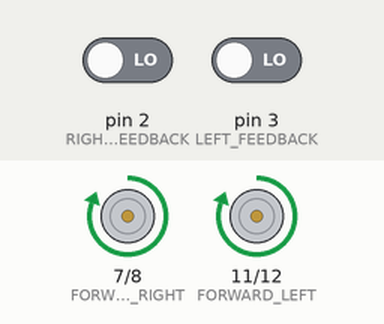
Simulated run of this sketch. Board: Arduino Uno, built with avr-gcc and run on an emulated ATmega328P. Parts: motor-driver pin pairs drawn as motors (green arrow = first pin HIGH = forward, orange = second pin HIGH = backward, longer = more drive, scaled by the enable pin). The test bench sets the inputs (shaded band); at power-on: pin 2 (RIGHT_FEEDBACK) LOW, pin 3 (LEFT_FEEDBACK) LOW. What the sketch prints to the serial monitor is not drawn.

Above: at 2.5 s.
At 7.0 s:
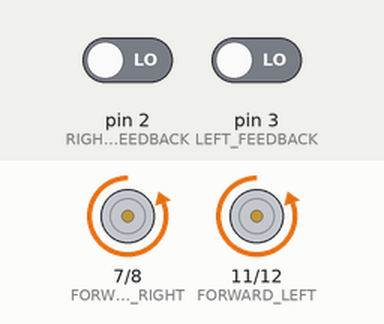
At 10.5 s:
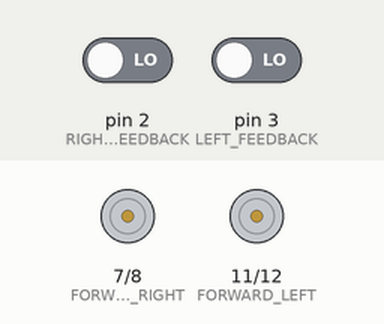
Timing chart, 0 to 16.9 s (numbered marks = the images above):
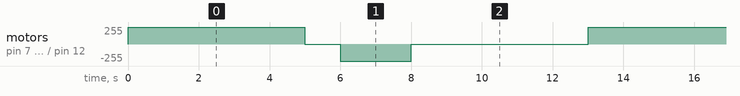

Measured:
- by itself, motor on pin 7 (FORWARD_RIGHT) / pin 8 (REVERSE_RIGHT), motor on pin 11 (FORWARD_LEFT) / pin 12 (REVERSE_LEFT): repeats every 13.0 s: stopped 1.0 s, backward 255/255 2.0 s, stopped 5.0 s, forward 255/255 5.0 s

The sketch:

story4.ino
```cpp
const int REVERSE_LEFT = 12;
const int FORWARD_LEFT = 11;
const int ENABLE_LEFT = 10;
const int ENABLE_RIGHT = 9;
const int REVERSE_RIGHT = 8;
const int FORWARD_RIGHT = 7;

const int RIGHT_FEEDBACK = 2;
const int LEFT_FEEDBACK = 3;

volatile int leftCounter = 0;
volatile int rightCounter = 0;


void setup()
{
  SetupPins(); // Setup the pins

  Serial.begin(115200);

  attachInterrupt(digitalPinToInterrupt(LEFT_FEEDBACK), LeftMotorISR, RISING);
  attachInterrupt(digitalPinToInterrupt(RIGHT_FEEDBACK), RightMotorISR, RISING);
}

void loop()
{
  EnableMotors();

  Forward();
  delay(1000 * 5); // Wait for 5 seconds
  Brake();
  delay(1000); // Wait for 1 second
  Reverse();
  delay(1000 * 2); // Wait for 2 seconds
  Brake();

  DisableMotors();
  delay(1000 * 5);

  // Move the Rover forward 2 meters


  Serial.print("Left Counter: ");
  Serial.println(leftCounter);

  Serial.print("Right Counter: ");
  Serial.println(rightCounter);
}

void SetupPins(){
  pinMode(REVERSE_LEFT, OUTPUT);
  pinMode(FORWARD_LEFT, OUTPUT);
  pinMode(ENABLE_LEFT, OUTPUT);
  pinMode(ENABLE_RIGHT, OUTPUT);
  pinMode(REVERSE_RIGHT, OUTPUT);
  pinMode(FORWARD_RIGHT, OUTPUT);
}

void Forward(){
  digitalWrite(FORWARD_LEFT, HIGH);
  digitalWrite(FORWARD_RIGHT, HIGH);
}

void Brake(){
  digitalWrite(FORWARD_LEFT, LOW);
  digitalWrite(FORWARD_RIGHT, LOW);
  digitalWrite(REVERSE_LEFT, LOW);
  digitalWrite(REVERSE_RIGHT, LOW);
}

void Reverse(){
  digitalWrite(REVERSE_LEFT, HIGH);
  digitalWrite(REVERSE_RIGHT, HIGH);
}

void EnableMotors(){
  digitalWrite(ENABLE_LEFT, HIGH);
  digitalWrite(ENABLE_RIGHT, HIGH);
}

void DisableMotors(){
  digitalWrite(ENABLE_LEFT, LOW);
  digitalWrite(ENABLE_RIGHT, LOW);
}

void LeftMotorISR(){
  leftCounter++;
}

void RightMotorISR(){
  rightCounter++;
}
```
